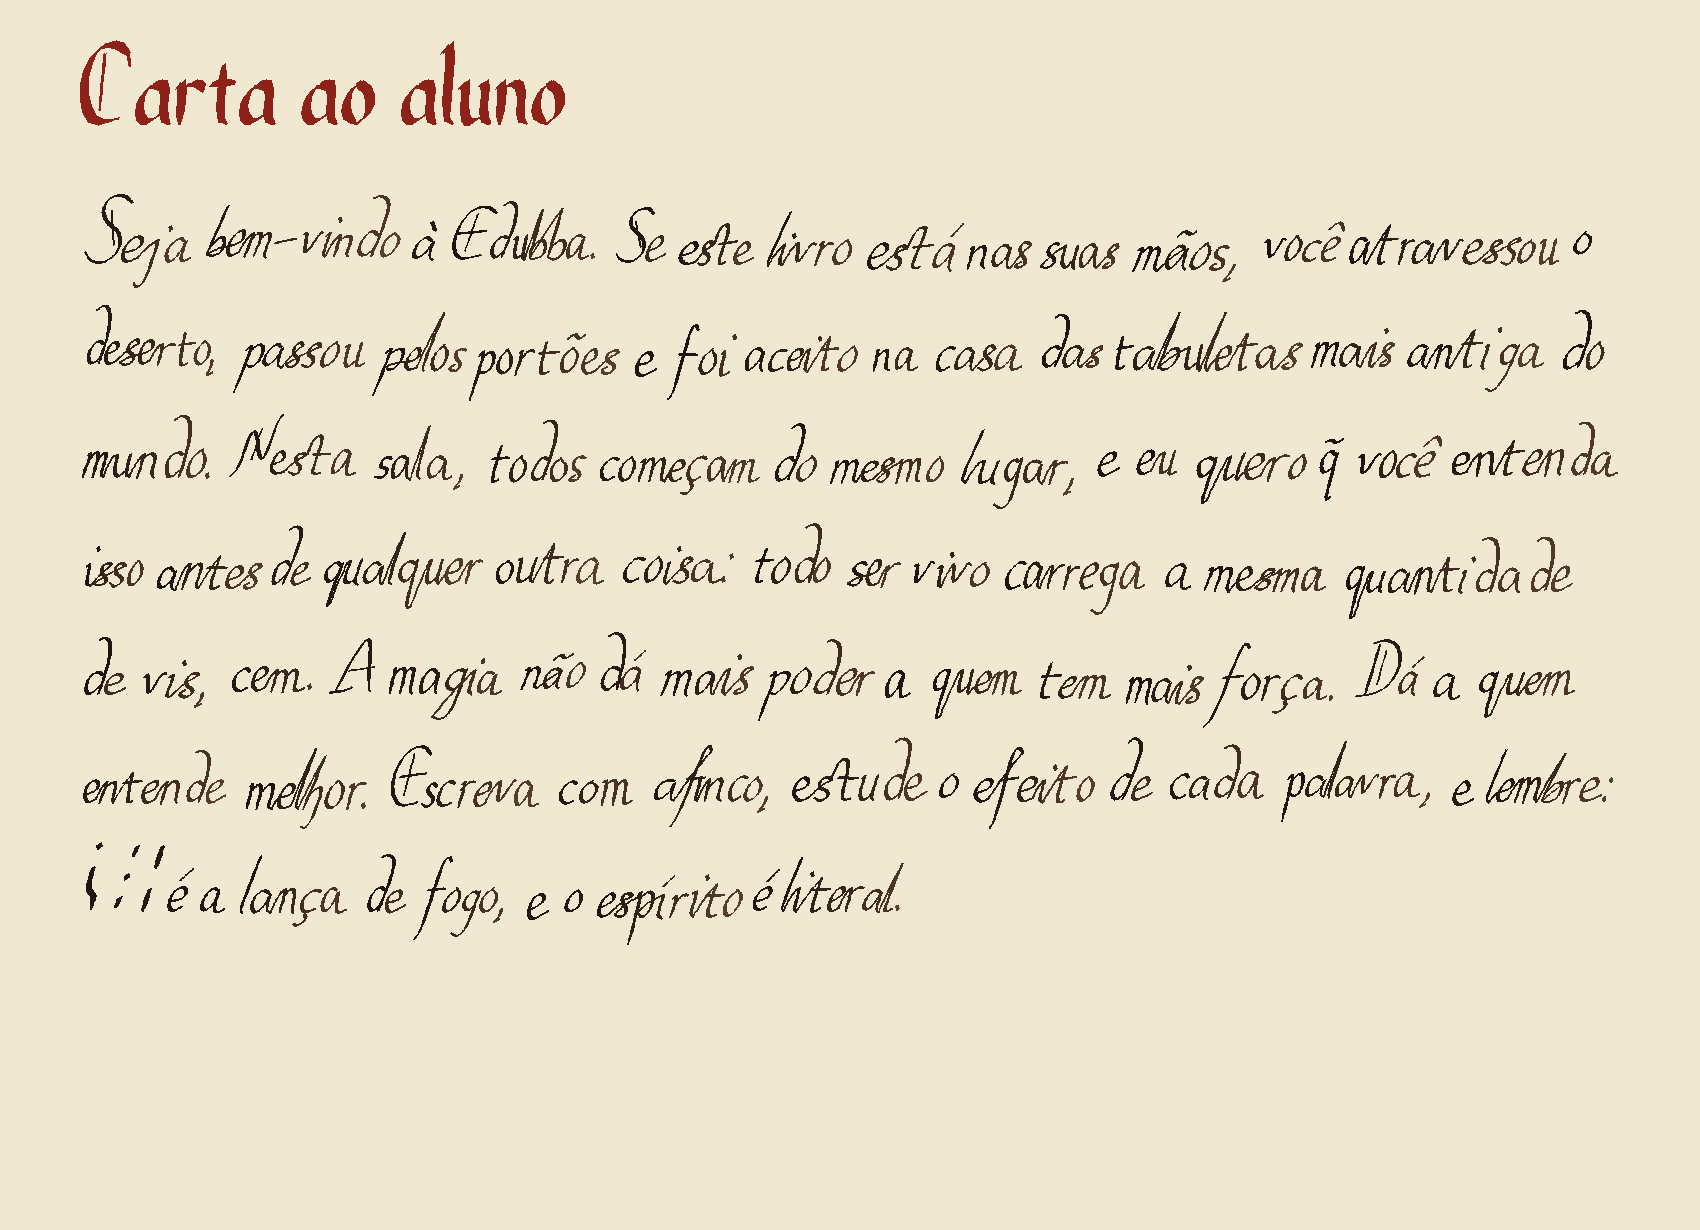

Write the Python code that produced this figure.
"""Amostra da escrita rápida: letras ligadas por fios, linha que ondula, inclinação e tinta que variam."""
import sys, random, re, math
sys.path.insert(0, ".."); sys.path.insert(0, "../sga")
from PIL import Image, ImageDraw
import pena
import bastarda
import newton
from glifos import GLYPHS

PAPER = (241, 232, 210)
RUNE_OF = {"aqua": "A", "aura": "B", "igni": "C", "firmo": "D", "vis": "E", "tenet": "F", "ligabis": "G",
           "vertere": "H", "iactare": "I", "vocant": "J", "reframe": "K", "surgit": "L", "impediunt": "M",
           "quantum": "N", "chronos": "O", "ubis": "P"}
NIB = 0.30
SQUEEZE = 0.90


def ink(load):
    """A tinta: escura com a pena cheia, mais clara quando ela vai secando."""
    dark, light = (30, 20, 14), (92, 68, 48)
    return tuple(int(dark[i] + (light[i] - dark[i]) * load) for i in range(3))


def jitter(strokes, dots, rnd, amt=0.11):
    """A pressa: cada letra se deforma um pouco (largura, altura, um leve cisalhamento) e cada ponto treme;
    os pingos e os cortes curtos fogem para a direita, como quem já está na letra seguinte."""
    sx, sy, sh = rnd.uniform(0.88, 1.1), rnd.uniform(0.9, 1.08), rnd.uniform(-0.08, 0.08)
    def j(p):
        x, y = p
        return (x * sx + (6 - y) * sh + rnd.uniform(-amt, amt), 6 - (6 - y) * sy + rnd.uniform(-amt, amt))
    out = []
    for st in strokes:
        pts = st[1] if isinstance(st, tuple) else st
        moved = [j(p) for p in pts]
        if len(pts) == 2 and abs(pts[0][1] - pts[1][1]) < 0.3:   # um corte (o do t, o do f): sai deslocado e mais longo
            dx = rnd.uniform(0.1, 0.5)
            moved = [(moved[0][0] + dx - 0.2, moved[0][1]), (moved[1][0] + dx + 0.3, moved[1][1] - 0.1)]
        out.append((st[0], moved) if isinstance(st, tuple) else moved)
    dots_out = [(j(d)[0] + rnd.uniform(0.2, 0.6), j(d)[1] + rnd.uniform(-0.2, 0.2)) for d in dots]
    return out, dots_out


def first_last(strokes):
    body = [s for s in strokes if not isinstance(s, tuple)]
    return body[0][0], body[-1][-1]


def units(token):
    m = re.fullmatch(r"`(\w+)`([.,;:]?)", token)
    if m:
        return [(RUNE_OF[m.group(1)], "rune")] + [(c, "punct") for c in m.group(2)]
    lead = re.match(r"^([\w\u00C0-\u017F-]+)(.*)$", token)
    word, tail = (lead.group(1), lead.group(2)) if lead else (token, "")
    return [(u, "body") for u in newton.shape(word)] + [(c, "punct") for c in tail]


def render_word(d, token, x, y, scale, rnd, measure=False):
    pena.SLANT = math.radians(rnd.uniform(16, 22)) if not measure else math.radians(19)
    s = scale * (rnd.uniform(0.95, 1.05) if not measure else 1)
    us = units(token)
    prev_exit = None
    n = len(us)
    for k, (unit, kind) in enumerate(us):
        if kind == "rune":
            _, _, strokes, dots = GLYPHS[unit]
            strokes, dots = [list(st) for st in strokes], list(dots)
            polys = pena.glyph(strokes, dots, nib=0.55, smooth=3)
            entry = exit_ = None
        else:
            strokes, dots = newton.compose(unit)
            if not measure:
                strokes, dots = jitter(strokes, dots, rnd)
            # a última letra da palavra estica a saída
            if k == n - 1 or (k < n - 1 and us[k + 1][1] != "body"):
                body = [st for st in strokes if not isinstance(st, tuple)]
                if body and body[-1][-1][1] > 5.0:
                    last = body[-1]
                    ex, ey = last[-1]
                    strokes = [st for st in strokes if st is not last] + [last + [(ex + 0.6, ey - 0.35)]]
            polys = pena.glyph(strokes, dots, nib=NIB, smooth=3)
            if kind == "body" and unit[0].islower():
                (ex0, ey0), (ex1, ey1) = first_last(strokes)
                entry = pena.slant([(ex0, ey0)])[0]
                exit_ = pena.slant([(ex1, ey1)])[0]
            else:
                entry = exit_ = None
        # o avanço vem do esqueleto na linha de base (como numa fonte), não da caixa da letra inclinada
        skel = [px for st in strokes for px, _ in (st[1] if isinstance(st, tuple) else st)] + [px for px, _ in dots]
        x0, x1 = min(skel) - 0.15, max(skel) + 0.15
        X = lambda px: x + (px - x0) * SQUEEZE * s
        if not measure:
            col = ink(min(1.0, k / max(n, 1) * 0.9 + rnd.uniform(0, 0.15)))
            for p in polys:
                d.polygon([(X(px), y + py * s) for px, py in p], fill=col)
            # o fio que liga a letra anterior a esta, sem tirar a pena do papel
            if prev_exit and entry and prev_exit[1] > 4.6 and us[k - 1][0] not in ("c",) and unit[0] not in "acdgoqç":   # o fio não corta o bojo
                (pxe, pye), (nxe, nye) = prev_exit, (X(entry[0]), y + entry[1] * s)
                pxe_s, pye_s = pxe, y + pye * s
                path = [(pxe_s / s, pye_s / s), ((pxe_s + nxe) / 2 / s, (pye_s + nye) / 2 / s - 0.2), (nxe / s, nye / s)]
                saved = pena.SLANT
                pena.SLANT = 0
                for p in pena.nib_polygons(path, lift=False, entry=False, nib=NIB * 0.35):
                    d.polygon([(px * s, py * s) for px, py in p], fill=col)
                pena.SLANT = saved
        prev_exit = (X(exit_[0]), exit_[1]) if exit_ else None
        x = X(x1) + (rnd.uniform(0.0, 0.3) if kind == "body" and not measure else (0.15 if kind == "body" else 0.8)) * s
    return x


def paragraph(d, text, x, y, width, scale, leading, seed):
    rnd = random.Random(seed)
    cx = x
    line_phase = rnd.random() * 6
    for token in text.split():
        w = render_word(None, token, 0, 0, scale, random.Random(0), measure=True)
        if cx + w > x + width:
            cx, y = x, y + leading
            line_phase = rnd.random() * 6
        drift = math.sin(cx / 230 + line_phase) * scale * 0.45 + rnd.uniform(-0.12, 0.12) * scale   # a linha ondula
        cx = render_word(d, token, cx, y + drift, scale, rnd) + rnd.uniform(0.9, 1.6) * scale


im = Image.new("RGB", (1700, 1230), PAPER)
d = ImageDraw.Draw(im)
pena.SLANT = math.radians(5)
x = 80
for word in "Carta ao aluno".split():
    for c in word:
        st, dt = bastarda.compose(c)
        polys = pena.glyph(st, dt, nib=0.8, smooth=1)
        xs = [px for p in polys for px, _ in p]
        for p in polys:
            d.polygon([(x + (px - min(xs)) * 0.88 * 14, 40 + py * 14) for px, py in p], fill=(140, 34, 24))
        x += ((max(xs) - min(xs)) * 0.88 + 0.32) * 14
    x += 1.6 * 14
text = ("Seja bem-vindo à Edubba. Se este livro está nas suas mãos, você atravessou o deserto, passou pelos portões "
        "e foi aceito na casa das tabuletas mais antiga do mundo. Nesta sala, todos começam do mesmo lugar, e eu quero "
        "que você entenda isso antes de qualquer outra coisa: todo ser vivo carrega a mesma quantidade de vis, cem. "
        "A magia não dá mais poder a quem tem mais força. Dá a quem entende melhor. Escreva com afinco, estude o efeito "
        "de cada palavra, e lembre: `igni` `vocant` `iactare` é a lança de fogo, e o espírito é literal.")
paragraph(d, text, 80, 200, 1540, 10.5, 108, 5)
im.save("amostra_rapida.png")
print("ok")
